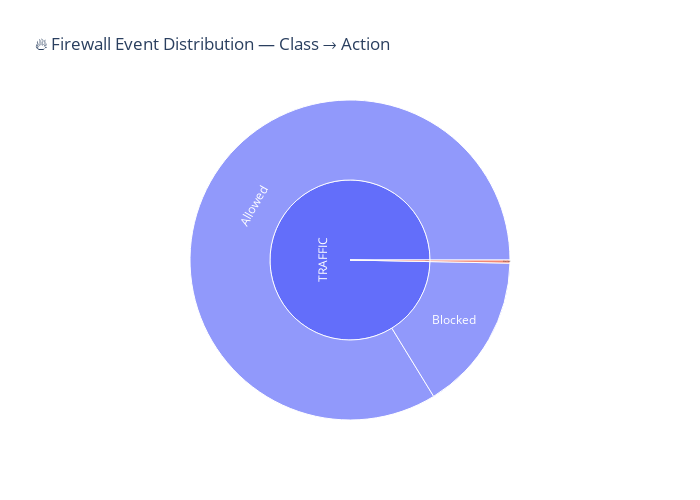

The notebook cell this image was saved under:
### Markdown cell above
## 🔍 Step 4: Traffic Overview

Volume breakdown by event class (`TRAFFIC` vs `THREAT`) and device action.

This gives you an immediate feel for:
- 📊 How much traffic is normal vs threat-classified
- 🚫 How many events were blocked/dropped vs allowed
- 🕒 Event volume trends over time

### Code cell
import plotly.express as px
import plotly.graph_objects as go
from plotly.subplots import make_subplots

# ── 4a: Event distribution sunburst ──────────────────────────────────────
df_overview = (
    df_paloalto
    .groupBy("DeviceEventClassID", "SimplifiedDeviceAction")
    .count()
    .orderBy(F.desc("count"))
    .toPandas()
)

fig = px.sunburst(
    df_overview,
    path=["DeviceEventClassID", "SimplifiedDeviceAction"],
    values="count",
    title="🔥 Firewall Event Distribution — Class → Action",
    color="DeviceEventClassID",
    color_discrete_map={"TRAFFIC": "#636EFA", "THREAT": "#EF553B"},
)
fig.update_layout(width=700, height=500)
fig.show()
print(f"✅ {len(df_overview)} unique class/action combinations")

### Figure 1 — Plotly figure (JSON) as saved in the notebook; plotly's stock layout.template omitted (floating-point values rounded to 4 significant figures)
{"data": [{"branchvalues": "total", "customdata": [["TRAFFIC"], ["THREAT"], ["TRAFFIC"], ["THREAT"], ["TRAFFIC"]], "domain": {"x": [0, 1], "y": [0, 1]}, "hovertemplate": "labels=%{label}<br>count=%{value}<br>parent=%{parent}<br>id=%{id}<br>DeviceEventClassID=%{customdata[0]}<extra></extra>", "ids": ["TRAFFIC/Blocked", "THREAT/Alerted", "TRAFFIC/Allowed", "THREAT", "TRAFFIC"], "labels": ["Blocked", "Alerted", "Allowed", "THREAT", "TRAFFIC"], "marker": {"colors": ["#636EFA", "#EF553B", "#636EFA", "#EF553B", "#636EFA"]}, "name": "", "parents": ["TRAFFIC", "THREAT", "TRAFFIC", "", ""], "type": "sunburst", "values": [100, 2, 526, 2, 626]}], "layout": {"height": 500, "legend": {"tracegroupgap": 0}, "title": {"text": "🔥 Firewall Event Distribution — Class → Action"}, "width": 700}}
